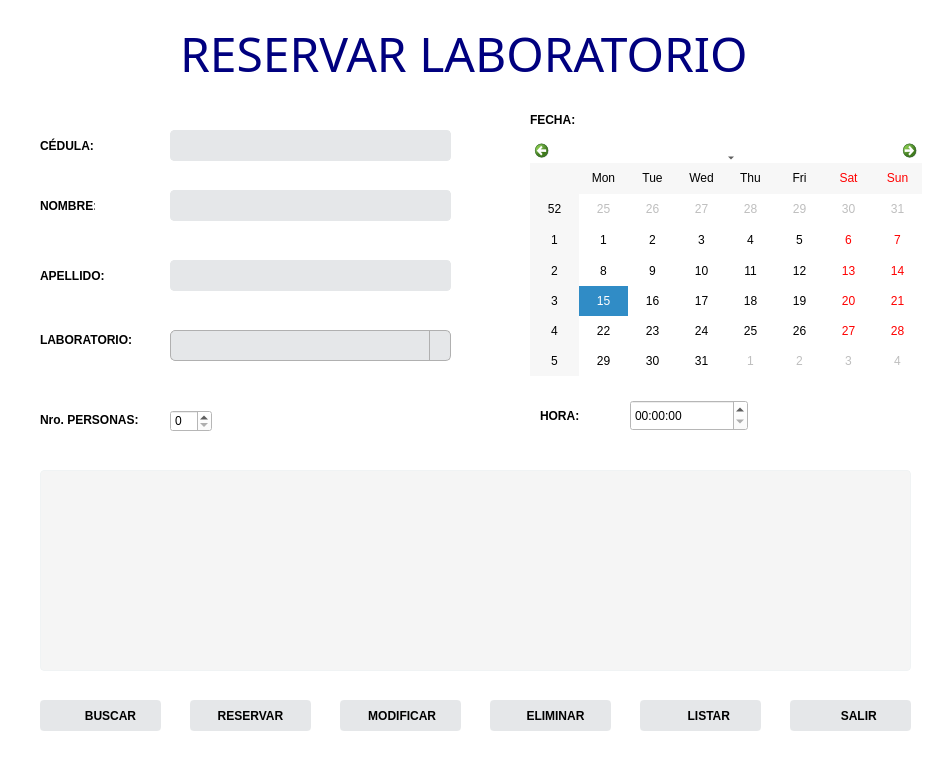
<?xml version="1.0" encoding="UTF-8"?>
<ui version="4.0">
 <class>Agendar</class>
 <widget class="QWidget" name="Agendar">
  <property name="geometry">
   <rect>
    <x>0</x>
    <y>0</y>
    <width>944</width>
    <height>758</height>
   </rect>
  </property>
  <property name="windowTitle">
   <string>Form</string>
  </property>
  <property name="styleSheet">
   <string notr="true">background-color: white;</string>
  </property>
  <widget class="QLabel" name="label_7">
   <property name="geometry">
    <rect>
     <x>40</x>
     <y>265</y>
     <width>71</width>
     <height>21</height>
    </rect>
   </property>
   <property name="font">
    <font>
     <weight>75</weight>
     <bold>true</bold>
    </font>
   </property>
   <property name="text">
    <string>APELLIDO:</string>
   </property>
  </widget>
  <widget class="QLabel" name="label_8">
   <property name="geometry">
    <rect>
     <x>40</x>
     <y>130</y>
     <width>55</width>
     <height>31</height>
    </rect>
   </property>
   <property name="font">
    <font>
     <weight>75</weight>
     <bold>true</bold>
    </font>
   </property>
   <property name="text">
    <string>CÉDULA:</string>
   </property>
  </widget>
  <widget class="QPushButton" name="btnEliminarReservar">
   <property name="geometry">
    <rect>
     <x>490</x>
     <y>700</y>
     <width>121</width>
     <height>31</height>
    </rect>
   </property>
   <property name="font">
    <font>
     <weight>75</weight>
     <bold>true</bold>
    </font>
   </property>
   <property name="styleSheet">
    <string notr="true">/* Estilo base del botón */
QPushButton {
    background-color: #E5E7E9; /* Color de fondo */
    color: black; /* Color del texto */
    border: 2px solid #E5E7E9; /* Borde del botón */
    border-radius: 4px; /* Esquinas redondeadas */
    padding: 8px 16px; /* Espaciado interno */
}

/* Estilo al pasar el ratón sobre el botón */
QPushButton:hover {
    background-color: #D5DBDB; /* Nuevo color de fondo al pasar el ratón */
    border: 2px solid #CCD1D1; /* Nuevo borde al pasar el ratón */
    color: black; /* Nuevo color del texto al pasar el ratón */
}

/* Estilo al hacer clic en el botón */
QPushButton:pressed {
    background-color: #BFC9CA; /* Nuevo color de fondo al hacer clic */
    border: 2px solid #BFC9CA; /* Nuevo borde al hacer clic */
    color: black; /* Nuevo color del texto al hacer clic */
}</string>
   </property>
   <property name="text">
    <string>   ELIMINAR</string>
   </property>
   <property name="icon">
    <iconset>
     <normaloff>../../Macas_Yuzabeth_TrabajoFinal/Macas_Yuzabeth_TrabajoFinal/imagenes/eliminarUsuario.png</normaloff>../../Macas_Yuzabeth_TrabajoFinal/Macas_Yuzabeth_TrabajoFinal/imagenes/eliminarUsuario.png</iconset>
   </property>
  </widget>
  <widget class="QSpinBox" name="spinBoxReservar">
   <property name="geometry">
    <rect>
     <x>170</x>
     <y>410</y>
     <width>42</width>
     <height>22</height>
    </rect>
   </property>
  </widget>
  <widget class="QPushButton" name="btnNuevoReservar">
   <property name="geometry">
    <rect>
     <x>190</x>
     <y>700</y>
     <width>121</width>
     <height>31</height>
    </rect>
   </property>
   <property name="font">
    <font>
     <weight>75</weight>
     <bold>true</bold>
    </font>
   </property>
   <property name="styleSheet">
    <string notr="true">/* Estilo base del botón */
QPushButton {
    background-color: #E5E7E9; /* Color de fondo */
    color: black; /* Color del texto */
    border: 2px solid #E5E7E9; /* Borde del botón */
    border-radius: 4px; /* Esquinas redondeadas */
    padding: 8px 16px; /* Espaciado interno */
}

/* Estilo al pasar el ratón sobre el botón */
QPushButton:hover {
    background-color: #D5DBDB; /* Nuevo color de fondo al pasar el ratón */
    border: 2px solid #CCD1D1; /* Nuevo borde al pasar el ratón */
    color: black; /* Nuevo color del texto al pasar el ratón */
}

/* Estilo al hacer clic en el botón */
QPushButton:pressed {
    background-color: #BFC9CA; /* Nuevo color de fondo al hacer clic */
    border: 2px solid #BFC9CA; /* Nuevo borde al hacer clic */
    color: black; /* Nuevo color del texto al hacer clic */
}</string>
   </property>
   <property name="text">
    <string>RESERVAR</string>
   </property>
   <property name="icon">
    <iconset>
     <normaloff>../../Macas_Yuzabeth_TrabajoFinal/Macas_Yuzabeth_TrabajoFinal/imagenes/agregarUsuario.png</normaloff>../../Macas_Yuzabeth_TrabajoFinal/Macas_Yuzabeth_TrabajoFinal/imagenes/agregarUsuario.png</iconset>
   </property>
  </widget>
  <widget class="QTimeEdit" name="timeEditHora">
   <property name="geometry">
    <rect>
     <x>630</x>
     <y>400</y>
     <width>118</width>
     <height>31</height>
    </rect>
   </property>
  </widget>
  <widget class="QPushButton" name="btnListarReservar">
   <property name="geometry">
    <rect>
     <x>640</x>
     <y>700</y>
     <width>121</width>
     <height>31</height>
    </rect>
   </property>
   <property name="font">
    <font>
     <weight>75</weight>
     <bold>true</bold>
    </font>
   </property>
   <property name="styleSheet">
    <string notr="true">/* Estilo base del botón */
QPushButton {
    background-color: #E5E7E9; /* Color de fondo */
    color: black; /* Color del texto */
    border: 2px solid #E5E7E9; /* Borde del botón */
    border-radius: 4px; /* Esquinas redondeadas */
    padding: 8px 16px; /* Espaciado interno */
}

/* Estilo al pasar el ratón sobre el botón */
QPushButton:hover {
    background-color: #D5DBDB; /* Nuevo color de fondo al pasar el ratón */
    border: 2px solid #CCD1D1; /* Nuevo borde al pasar el ratón */
    color: black; /* Nuevo color del texto al pasar el ratón */
}

/* Estilo al hacer clic en el botón */
QPushButton:pressed {
    background-color: #BFC9CA; /* Nuevo color de fondo al hacer clic */
    border: 2px solid #BFC9CA; /* Nuevo borde al hacer clic */
    color: black; /* Nuevo color del texto al hacer clic */
}</string>
   </property>
   <property name="text">
    <string>     LISTAR</string>
   </property>
   <property name="icon">
    <iconset>
     <normaloff>../../Macas_Yuzabeth_TrabajoFinal/Macas_Yuzabeth_TrabajoFinal/imagenes/listarUsuario.png</normaloff>../../Macas_Yuzabeth_TrabajoFinal/Macas_Yuzabeth_TrabajoFinal/imagenes/listarUsuario.png</iconset>
   </property>
  </widget>
  <widget class="QLineEdit" name="txtNombreReservar">
   <property name="geometry">
    <rect>
     <x>170</x>
     <y>190</y>
     <width>281</width>
     <height>31</height>
    </rect>
   </property>
   <property name="styleSheet">
    <string notr="true">QLineEdit:enabled {
    background-color: #E5E7E9; /* Color de fondo cuando está habilitado */
    border: 1px solid #E5E7E9; /* Borde del cuadro de texto cuando está habilitado */
    border-radius: 4px; /* Esquinas redondeadas cuando está habilitado */
    padding: 4px; /* Espaciado interno cuando está habilitado */
}

QLineEdit:enabled:hover {
    background-color: #ECF0F1; /* Cambiar el color de fondo al pasar el ratón */
}

QLineEdit:enabled:focus {
    border: 2px solid #D0D3D4 /* Cambiar el borde al obtener el foco */
}
</string>
   </property>
  </widget>
  <widget class="QPushButton" name="btnSalirRerservar">
   <property name="geometry">
    <rect>
     <x>790</x>
     <y>700</y>
     <width>121</width>
     <height>31</height>
    </rect>
   </property>
   <property name="font">
    <font>
     <weight>75</weight>
     <bold>true</bold>
    </font>
   </property>
   <property name="styleSheet">
    <string notr="true">
/* Estilo base del botón */
QPushButton {
    background-color: #E5E7E9; /* Color de fondo */
    color: black; /* Color del texto */
    border: 2px solid #E5E7E9; /* Borde del botón */
    border-radius: 4px; /* Esquinas redondeadas */
    padding: 8px 16px; /* Espaciado interno */
}

/* Estilo al pasar el ratón sobre el botón */
QPushButton:hover {
    background-color: #D5DBDB; /* Nuevo color de fondo al pasar el ratón */
    border: 2px solid #CCD1D1; /* Nuevo borde al pasar el ratón */
    color: black; /* Nuevo color del texto al pasar el ratón */
}

/* Estilo al hacer clic en el botón */
QPushButton:pressed {
    background-color: #BFC9CA; /* Nuevo color de fondo al hacer clic */
    border: 2px solid #BFC9CA; /* Nuevo borde al hacer clic */
    color: black; /* Nuevo color del texto al hacer clic */
}
</string>
   </property>
   <property name="text">
    <string>     SALIR</string>
   </property>
   <property name="icon">
    <iconset>
     <normaloff>../../Macas_Yuzabeth_TrabajoFinal/Macas_Yuzabeth_TrabajoFinal/imagenes/salir.png</normaloff>../../Macas_Yuzabeth_TrabajoFinal/Macas_Yuzabeth_TrabajoFinal/imagenes/salir.png</iconset>
   </property>
  </widget>
  <widget class="QLabel" name="label_2">
   <property name="geometry">
    <rect>
     <x>40</x>
     <y>195</y>
     <width>55</width>
     <height>21</height>
    </rect>
   </property>
   <property name="font">
    <font>
     <weight>75</weight>
     <bold>true</bold>
    </font>
   </property>
   <property name="text">
    <string>NOMBRE:</string>
   </property>
  </widget>
  <widget class="QComboBox" name="comboBoxLabReservar">
   <property name="geometry">
    <rect>
     <x>170</x>
     <y>330</y>
     <width>281</width>
     <height>31</height>
    </rect>
   </property>
   <property name="font">
    <font>
     <weight>75</weight>
     <bold>true</bold>
    </font>
   </property>
   <property name="styleSheet">
    <string notr="true">/* Estilo base del QComboBox */
QComboBox {
    border: 1px solid #B0B0B0; /* Borde del combobox */
    border-radius: 5px; /* Esquinas redondeadas */
    padding: 1px 18px 1px 3px; /* Espaciado interno */
    min-width: 6em; /* Ancho mínimo del combobox */
    color: #333333; /* Color del texto */
    background-color: #E5E7E9; /* Color de fondo */
    selection-background-color: #D5DBDB; /* Color de fondo cuando está seleccionado */
}

/* Estilo del área editable del QComboBox */
QComboBox:editable {
    background: #FFFFFF; /* Fondo del área editable si es un combobox editable */
}

/* Estilo del botón desplegable */
QComboBox::drop-down {
    subcontrol-origin: padding;
    subcontrol-position: right center;
    width: 20px; /* Ancho del botón desplegable */
    border-left: 1px solid #B0B0B0; /* Borde izquierdo del botón desplegable */
}


/* Estilo al pasar el ratón sobre el QComboBox */
QComboBox:hover {
    border: 1px solid #7D7D7D; /* Borde cuando el mouse pasa sobre el combobox */
}

/* Estilo al pasar el ratón sobre el botón desplegable */
QComboBox::drop-down:hover {
    background: #BFC9CA; /* Fondo del botón desplegable cuando el mouse pasa sobre él */
}

/* Estilo al seleccionar una opción en el QComboBox */
QComboBox::item:selected {
    background-color: #A9DEF9; /* Color de fondo cuando está seleccionado */
}

/* Estilo del texto en las opciones del QComboBox */
QComboBox::item {
    padding: 4px; /* Espaciado interno de las opciones */
}

/* Estilo de la flecha cuando el QComboBox está desplegado */
QComboBox:on {
    padding-top: 3px;
    padding-left: 4px;
    background: #EBEBEB; /* Fondo cuando el combobox está desplegado */
}

</string>
   </property>
  </widget>
  <widget class="QPushButton" name="btnBuscarReservar">
   <property name="geometry">
    <rect>
     <x>40</x>
     <y>700</y>
     <width>121</width>
     <height>31</height>
    </rect>
   </property>
   <property name="font">
    <font>
     <weight>75</weight>
     <bold>true</bold>
    </font>
   </property>
   <property name="styleSheet">
    <string notr="true">/* Estilo base del botón */
QPushButton {
    background-color: #E5E7E9; /* Color de fondo */
    color: black; /* Color del texto */
    border: 2px solid #E5E7E9; /* Borde del botón */
    border-radius: 4px; /* Esquinas redondeadas */
    padding: 8px 16px; /* Espaciado interno */
}

/* Estilo al pasar el ratón sobre el botón */
QPushButton:hover {
    background-color: #D5DBDB; /* Nuevo color de fondo al pasar el ratón */
    border: 2px solid #CCD1D1; /* Nuevo borde al pasar el ratón */
    color: black; /* Nuevo color del texto al pasar el ratón */
}

/* Estilo al hacer clic en el botón */
QPushButton:pressed {
    background-color: #BFC9CA; /* Nuevo color de fondo al hacer clic */
    border: 2px solid #BFC9CA; /* Nuevo borde al hacer clic */
    color: black; /* Nuevo color del texto al hacer clic */
}</string>
   </property>
   <property name="text">
    <string>      BUSCAR</string>
   </property>
   <property name="icon">
    <iconset>
     <normaloff>../../Macas_Yuzabeth_TrabajoFinal/Macas_Yuzabeth_TrabajoFinal/imagenes/buscarUsuario.png</normaloff>../../Macas_Yuzabeth_TrabajoFinal/Macas_Yuzabeth_TrabajoFinal/imagenes/buscarUsuario.png</iconset>
   </property>
  </widget>
  <widget class="QPushButton" name="btnModificarReservar">
   <property name="geometry">
    <rect>
     <x>340</x>
     <y>700</y>
     <width>121</width>
     <height>31</height>
    </rect>
   </property>
   <property name="font">
    <font>
     <weight>75</weight>
     <bold>true</bold>
    </font>
   </property>
   <property name="styleSheet">
    <string notr="true">/* Estilo base del botón */
QPushButton {
    background-color: #E5E7E9; /* Color de fondo */
    color: black; /* Color del texto */
    border: 2px solid #E5E7E9; /* Borde del botón */
    border-radius: 4px; /* Esquinas redondeadas */
    padding: 8px 16px; /* Espaciado interno */
}

/* Estilo al pasar el ratón sobre el botón */
QPushButton:hover {
    background-color: #D5DBDB; /* Nuevo color de fondo al pasar el ratón */
    border: 2px solid #CCD1D1; /* Nuevo borde al pasar el ratón */
    color: black; /* Nuevo color del texto al pasar el ratón */
}

/* Estilo al hacer clic en el botón */
QPushButton:pressed {
    background-color: #BFC9CA; /* Nuevo color de fondo al hacer clic */
    border: 2px solid #BFC9CA; /* Nuevo borde al hacer clic */
    color: black; /* Nuevo color del texto al hacer clic */
}</string>
   </property>
   <property name="text">
    <string> MODIFICAR</string>
   </property>
   <property name="icon">
    <iconset>
     <normaloff>../../Macas_Yuzabeth_TrabajoFinal/Macas_Yuzabeth_TrabajoFinal/imagenes/modificarUsuario.png</normaloff>../../Macas_Yuzabeth_TrabajoFinal/Macas_Yuzabeth_TrabajoFinal/imagenes/modificarUsuario.png</iconset>
   </property>
  </widget>
  <widget class="QLabel" name="label_5">
   <property name="geometry">
    <rect>
     <x>40</x>
     <y>410</y>
     <width>111</width>
     <height>20</height>
    </rect>
   </property>
   <property name="font">
    <font>
     <weight>75</weight>
     <bold>true</bold>
    </font>
   </property>
   <property name="text">
    <string>Nro. PERSONAS:</string>
   </property>
  </widget>
  <widget class="QTableWidget" name="tabReservar">
   <property name="geometry">
    <rect>
     <x>40</x>
     <y>470</y>
     <width>871</width>
     <height>201</height>
    </rect>
   </property>
   <property name="font">
    <font>
     <weight>75</weight>
     <bold>true</bold>
    </font>
   </property>
   <property name="styleSheet">
    <string notr="true">QTableWidget {
    background-color: #F5F5F5; /* Color de fondo de la tabla */
    border: 1px solid #F0F3F4; /* Borde de la tabla */
    border-radius: 4px; /* Esquinas redondeadas de la tabla */
    padding: 4px; /* Espaciado interno de la tabla */
    gridline-color: #F0F3F4; /* Color de las líneas de la cuadrícula */
}

QTableWidget::item {
    padding: 4px; /* Espaciado interno de las celdas */
}

QTableWidget::item:hover {
    background-color: #ECF0F1; /* Color de fondo de la celda al pasar el ratón */
}

QTableWidget::item:selected {
    background-color: #3498DB; /* Color de fondo de la celda seleccionada */
    color: white; /* Color del texto en la celda seleccionada */
}				</string>
   </property>
  </widget>
  <widget class="QLineEdit" name="txtApellidoReservar">
   <property name="geometry">
    <rect>
     <x>170</x>
     <y>260</y>
     <width>281</width>
     <height>31</height>
    </rect>
   </property>
   <property name="styleSheet">
    <string notr="true">QLineEdit:enabled {
    background-color: #E5E7E9; /* Color de fondo cuando está habilitado */
    border: 1px solid #E5E7E9; /* Borde del cuadro de texto cuando está habilitado */
    border-radius: 4px; /* Esquinas redondeadas cuando está habilitado */
    padding: 4px; /* Espaciado interno cuando está habilitado */
}

QLineEdit:enabled:hover {
    background-color: #ECF0F1; /* Cambiar el color de fondo al pasar el ratón */
}

QLineEdit:enabled:focus {
    border: 2px solid #D0D3D4 /* Cambiar el borde al obtener el foco */
}
</string>
   </property>
  </widget>
  <widget class="QLabel" name="label_3">
   <property name="geometry">
    <rect>
     <x>40</x>
     <y>329</y>
     <width>101</width>
     <height>21</height>
    </rect>
   </property>
   <property name="font">
    <font>
     <weight>75</weight>
     <bold>true</bold>
    </font>
   </property>
   <property name="text">
    <string>LABORATORIO:</string>
   </property>
  </widget>
  <widget class="QLineEdit" name="txtCedulaReservar">
   <property name="geometry">
    <rect>
     <x>170</x>
     <y>130</y>
     <width>281</width>
     <height>31</height>
    </rect>
   </property>
   <property name="styleSheet">
    <string notr="true">QLineEdit:enabled {
    background-color: #E5E7E9; /* Color de fondo cuando está habilitado */
    border: 1px solid #E5E7E9; /* Borde del cuadro de texto cuando está habilitado */
    border-radius: 4px; /* Esquinas redondeadas cuando está habilitado */
    padding: 4px; /* Espaciado interno cuando está habilitado */
}

QLineEdit:enabled:hover {
    background-color: #ECF0F1; /* Cambiar el color de fondo al pasar el ratón */
}

QLineEdit:enabled:focus {
    border: 2px solid #D0D3D4 /* Cambiar el borde al obtener el foco */
}
</string>
   </property>
  </widget>
  <widget class="QCalendarWidget" name="calendarWidget">
   <property name="geometry">
    <rect>
     <x>530</x>
     <y>140</y>
     <width>392</width>
     <height>236</height>
    </rect>
   </property>
  </widget>
  <widget class="QLabel" name="label_6">
   <property name="geometry">
    <rect>
     <x>530</x>
     <y>110</y>
     <width>61</width>
     <height>20</height>
    </rect>
   </property>
   <property name="font">
    <font>
     <weight>75</weight>
     <bold>true</bold>
    </font>
   </property>
   <property name="text">
    <string>FECHA:</string>
   </property>
  </widget>
  <widget class="QLabel" name="label_9">
   <property name="geometry">
    <rect>
     <x>540</x>
     <y>400</y>
     <width>51</width>
     <height>31</height>
    </rect>
   </property>
   <property name="font">
    <font>
     <weight>75</weight>
     <bold>true</bold>
    </font>
   </property>
   <property name="text">
    <string>HORA:</string>
   </property>
  </widget>
  <widget class="QLabel" name="lblTitulo">
   <property name="geometry">
    <rect>
     <x>180</x>
     <y>20</y>
     <width>571</width>
     <height>61</height>
    </rect>
   </property>
   <property name="font">
    <font>
     <family>Tw Cen MT Condensed Extra Bold</family>
     <pointsize>36</pointsize>
     <weight>50</weight>
     <bold>false</bold>
    </font>
   </property>
   <property name="text">
    <string>&lt;html&gt;&lt;head/&gt;&lt;body&gt;&lt;p&gt;&lt;span style=&quot; color:#00007f;&quot;&gt;RESERVAR LABORATORIO&lt;/span&gt;&lt;/p&gt;&lt;/body&gt;&lt;/html&gt;</string>
   </property>
  </widget>
 </widget>
 <resources/>
 <connections/>
</ui>
